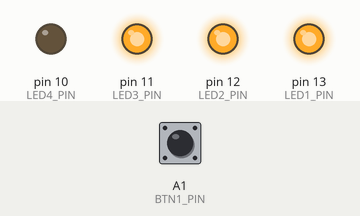
This sketch was run on a simulated Arduino Uno, built with avr-gcc and run on an emulated ATmega328P. Parts: output pins drawn as LEDs (lit = HIGH). Inputs (shaded band) come from the test bench; at power-on: A1 (BTN1_PIN) LOW.

Above: at 0.2 s.
At 1.2 s:
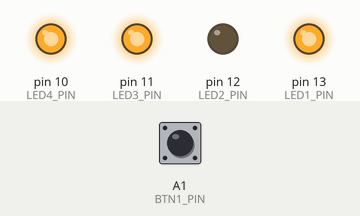
At 2.7 s:
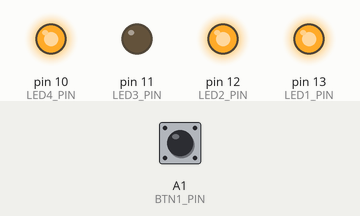
At 3.7 s:
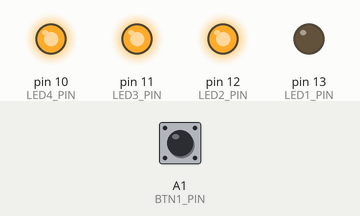
Timing chart, 0 to 4.6 s (numbered marks = the images above):
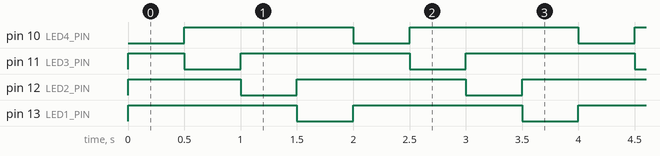

The sketch:

ex_1_3_6.ino
```cpp
/* *******************************
* Exercise 1.3.6 : Improved bidirectionnal led chaser
********************************** */

// Define pin mapping
//  - no memory used for defines (C preprocessor)
//  - always useful since we only check pinout once
#define BTN1_PIN    A1
#define LED1_PIN    13
#define LED2_PIN    12
#define LED3_PIN    11
#define LED4_PIN    10
#define LED_ON      LOW
#define LED_OFF     HIGH

// A table can be used to ease led handling (go to ex_1_1_1 for alternative declarations)
  int leds[]  = {LED1_PIN, LED2_PIN, LED3_PIN, LED4_PIN};
  int nb_leds = (sizeof(leds)/sizeof(leds[0])); // nb of elements = size of the table / size of 1 element

// Shift direction variable
  int sd, i;

// Executed once to set pins, variables, ...
void setup() {
  // Set push button
    pinMode(BTN1_PIN, INPUT); // Pull-up is already on shield (enable/disable with J2 jumper)

  // Set leds pin as output
    for (int i = 0; i < nb_leds; i++)
      pinMode(leds[i], OUTPUT);

  // Initialize all leds
    for (int i = 0; i < nb_leds; i++)
      digitalWrite(leds[i], LED_OFF);
}

// Executed over and over (infinite loop)
void loop() {
  /* Standard coding */
    int sw = digitalRead(BTN1_PIN);    // sw stands for switch but this latter is an Arduino keyword

    if (sw == HIGH)
    {
      if (i!=(nb_leds-1))
        i++;
      else
        i=0;
    }
    else
    {
      if (i!=0)
        i--;
      else
        i=nb_leds-1;
    }

    digitalWrite(leds[i], LED_ON);  // LED at index i lights up
    delay(500);                     // Wait 500ms
    digitalWrite(leds[i], LED_OFF); // LED at index i lights off


  /* Spicy coding */
    // bool sw = digitalRead(TO_READ_PIN);
    // for (int i = (sw)?(0):(nb_leds-1) ; (sw)?(i<nb_leds):(i>-1) ; i+=(sw)?(1):(-1))
    // {
    //   digitalWrite(leds[i], LED_ON);  // LED at index i lights up
    //   delay(500);                     // Wait 500ms
    //   digitalWrite(leds[i], LED_OFF);  // LED at index i lights off
    // }

}
```

Measured:
- by itself, pin 10 (LED4_PIN), pin 11 (LED3_PIN), pin 12 (LED2_PIN), pin 13 (LED1_PIN): alternates HIGH for 1.5 s and LOW for 0.50 s
- by itself, everything shown: repeats every 2.0 s, in 8 steps
